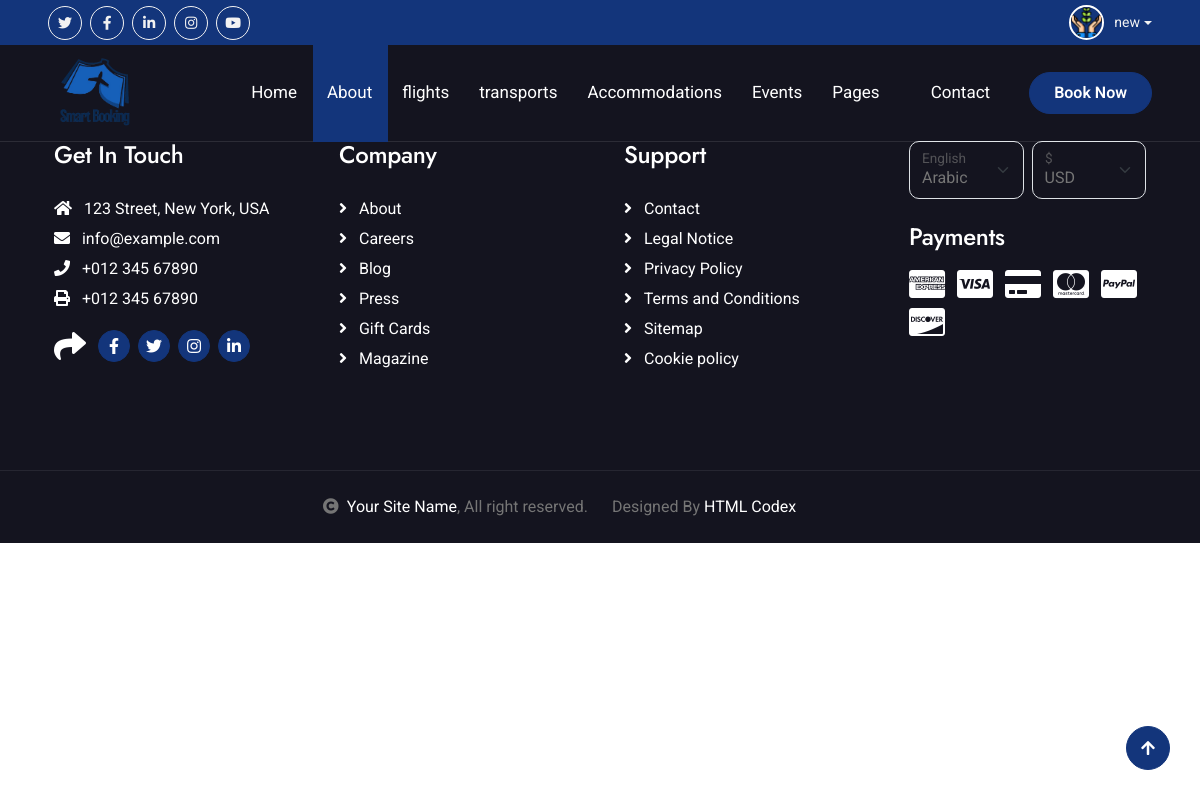
The app's page /front/base/ (signed in) with its own data.
### Person/models.py (models this page shows)
class Person(AbstractUser):
    cin = models.CharField(primary_key=True , max_length=10  , validators=[validateCin])
    email = models.EmailField("Email" , max_length=50)
    username = models.CharField(max_length=50 , unique = True)
    image = models.ImageField(null=True , upload_to="images/")
    location = models.CharField(max_length=50,default='Unknown')
    def __str__(self):
        return self.username
    class Meta:
        verbose_name= "Person"

### smartBooking_app/views.py (the view)
@login_required
def base(request, *args, **kwargs):
    return render(request , 'frontOffice/base.html')

### Templates/frontOffice/base.html (shortened to what this page needs)
<!DOCTYPE html>
{% load static %}
<html lang="en">
    <head>
        <link rel="stylesheet" href="https://use.fontawesome.com/releases/v5.15.4/css/all.css"/>
        <link href="https://cdn.jsdelivr.net/npm/bootstrap-icons@1.4.1/font/bootstrap-icons.css" rel="stylesheet">
        <link href="{% static 'frontOffice/lib/owlcarousel/assets/owl.carousel.min.css' %}" rel="stylesheet">
        <link href="{% static 'frontOffice/lib/lightbox/css/lightbox.min.css' %}" rel="stylesheet">
        <link rel="stylesheet" href="{% static 'backOffice/assets/css/theme.css' %}">
        <link href="{% static 'frontOffice/css/bootstrap.min.css' %}" rel="stylesheet">
        <link href="{% static 'frontOffice/css/style.css' %}" rel="stylesheet">
    </head>
    <body>
        <div class="container-fluid bg-primary px-5 d-none d-lg-block">
            <div class="row gx-0">
                <div class="col-lg-8 text-center text-lg-start mb-2 mb-lg-0">
                    <div class="d-inline-flex align-items-center" style="height: 45px;">
                        <a class="btn btn-sm btn-outline-light btn-sm-square rounded-circle me-2" href=""><i class="fab fa-twitter fw-normal"></i></a>
                        <a class="btn btn-sm btn-outline-light btn-sm-square rounded-circle me-2" href=""><i class="fab fa-facebook-f fw-normal"></i></a>
                        <a class="btn btn-sm btn-outline-light btn-sm-square rounded-circle me-2" href=""><i class="fab fa-linkedin-in fw-normal"></i></a>
                        <a class="btn btn-sm btn-outline-light btn-sm-square rounded-circle me-2" href=""><i class="fab fa-instagram fw-normal"></i></a>
                        <a class="btn btn-sm btn-outline-light btn-sm-square rounded-circle" href=""><i class="fab fa-youtube fw-normal"></i></a>
                    </div>
                </div>
                <div class="col-lg-4 text-center text-lg-end">
                    <div class="d-inline-flex align-items-center" style="height: 45px;">
                        {% if user.is_authenticated %}
                            <div class="dropdown">
                                    <a href="#" class="dropdown-toggle text-light d-flex align-items-center" data-bs-toggle="dropdown">
                                        <div class="rounded-circle overflow-hidden" style="width: 35px; height: 35px; border: 2px solid #fff; margin-right: 10px;">
                                            {% if user.image %}
                                            <img src="{{ user.image.url }}" alt="User Image" class="img-fluid" style="width: 100%; height: auto;">
                                            {% else %}
                                                <img src="{% static 'frontOffice/img/anonyme.avif' %}" alt="Default Image" class="img-fluid" style="width: 100%; height: auto;">
                                            {% endif %}
                                        </div>
                                        <small>{{ user }}</small>
                                    </a>
                            </div>
                        {% else %}
                            <a href="{% url 'front:register' %}"><small class="me-3 text-light"><i class="fa fa-user me-2"></i>Register</small></a>
                            <a href="{% url 'front:login' %}"><small class="me-3 text-light"><i class="fa fa-sign-in-alt me-2"></i>Login</small></a>
                        {% endif %}
                    </div>
                </div>
            </div>
        </div>
        {% if user.is_authenticated %}
            <div class="container-fluid position-relative p-0">
                <nav class="navbar navbar-expand-lg navbar-light px-4 px-lg-5 py-3 py-lg-0">
                    <a href="" class="navbar-brand p-0">
                        <img src="{% static 'backOffice/assets/images/brand/logo/logo.png' %}" alt="Smart Booking Logo" class="img-fluid"  style="max-height: 80px; width: auto;">
                    </a>
                    <div class="collapse navbar-collapse" id="navbarCollapse">
                        <div class="navbar-nav ms-auto py-0">
                            <a href="{% url 'front:indexF' %}" class="nav-item nav-link">Home</a>
                            <a href="{% url 'front:about' %}" class="nav-item nav-link active">About</a>
                                <a href="{% url 'front:services' %}" class="nav-item nav-link">flights</a>
                                <a href="{% url 'front:packages' %}" class="nav-item nav-link">transports</a>
                                <a href="{% url 'front:blog' %}" class="nav-item nav-link">Accommodations</a>
                                <a href="{% url 'front:gallery' %}" class="nav-item nav-link">Events</a>
                            <div class="nav-item dropdown">
                                <a href="#" class="nav-link dropdown-toggle" data-bs-toggle="dropdown">Pages</a>
                            </div>
                            <a href="{% url 'front:contact' %}" class="nav-item nav-link">Contact</a>
                        </div>
                        <a href="" class="btn btn-primary rounded-pill py-2 px-4 ms-lg-4">Book Now</a>
                    </div>
                </nav>
            </div>
        {% endif %}
        <div class="container-fluid footer py-5">
            <div class="container py-5">
                <div class="row g-5">
                    <div class="col-md-6 col-lg-6 col-xl-3">
                        <div class="footer-item d-flex flex-column">
                            <h4 class="mb-4 text-white">Get In Touch</h4>
                            <a href=""><i class="fas fa-home me-2"></i> 123 Street, New York, USA</a>
                            <a href=""><i class="fas fa-envelope me-2"></i> info@example.com</a>
                            <a href=""><i class="fas fa-phone me-2"></i> +012 345 67890</a>
                            <a href="" class="mb-3"><i class="fas fa-print me-2"></i> +012 345 67890</a>
                            <div class="d-flex align-items-center">
                                <i class="fas fa-share fa-2x text-white me-2"></i>
                                <a class="btn-square btn btn-primary rounded-circle mx-1" href=""><i class="fab fa-facebook-f"></i></a>
                                <a class="btn-square btn btn-primary rounded-circle mx-1" href=""><i class="fab fa-twitter"></i></a>
                                <a class="btn-square btn btn-primary rounded-circle mx-1" href=""><i class="fab fa-instagram"></i></a>
                                <a class="btn-square btn btn-primary rounded-circle mx-1" href=""><i class="fab fa-linkedin-in"></i></a>
                            </div>
                        </div>
                    </div>
                    <div class="col-md-6 col-lg-6 col-xl-3">
                        <div class="footer-item d-flex flex-column">
                            <h4 class="mb-4 text-white">Company</h4>
                            <a href=""><i class="fas fa-angle-right me-2"></i> About</a>
                            <a href=""><i class="fas fa-angle-right me-2"></i> Careers</a>
                            <a href=""><i class="fas fa-angle-right me-2"></i> Blog</a>
                            <a href=""><i class="fas fa-angle-right me-2"></i> Press</a>
                            <a href=""><i class="fas fa-angle-right me-2"></i> Gift Cards</a>
                            <a href=""><i class="fas fa-angle-right me-2"></i> Magazine</a>
                        </div>
                    </div>
                    <div class="col-md-6 col-lg-6 col-xl-3">
                        <div class="footer-item d-flex flex-column">
                            <h4 class="mb-4 text-white">Support</h4>
                            <a href=""><i class="fas fa-angle-right me-2"></i> Contact</a>
                            <a href=""><i class="fas fa-angle-right me-2"></i> Legal Notice</a>
                            <a href=""><i class="fas fa-angle-right me-2"></i> Privacy Policy</a>
                            <a href=""><i class="fas fa-angle-right me-2"></i> Terms and Conditions</a>
                            <a href=""><i class="fas fa-angle-right me-2"></i> Sitemap</a>
                            <a href=""><i class="fas fa-angle-right me-2"></i> Cookie policy</a>
                        </div>
                    </div>
                    <div class="col-md-6 col-lg-6 col-xl-3">
                        <div class="footer-item">
                            <div class="row gy-3 gx-2 mb-4">
                                <div class="col-xl-6">
                                    <form>
                                        <div class="form-floating">
                                            <select class="form-select bg-dark border" id="select1">
                                                <option value="1">Arabic</option>
                                            </select>
                                            <label for="select1">English</label>
                                        </div>
                                    </form>
                                </div>
                                <div class="col-xl-6">
                                    <form>
                                        <div class="form-floating">
                                            <select class="form-select bg-dark border" id="select1">
                                                <option value="1">USD</option>
                                            </select>
                                            <label for="select1">$</label>
                                        </div>
                                    </form>
                                </div>
                            </div>
                            <h4 class="text-white mb-3">Payments</h4>
                            <div class="footer-bank-card">
                                <a href="#" class="text-white me-2"><i class="fab fa-cc-amex fa-2x"></i></a>
                                <a href="#" class="text-white me-2"><i class="fab fa-cc-visa fa-2x"></i></a>
                                <a href="#" class="text-white me-2"><i class="fas fa-credit-card fa-2x"></i></a>
                                <a href="#" class="text-white me-2"><i class="fab fa-cc-mastercard fa-2x"></i></a>
                                <a href="#" class="text-white me-2"><i class="fab fa-cc-paypal fa-2x"></i></a>
                                <a href="#" class="text-white"><i class="fab fa-cc-discover fa-2x"></i></a>
                            </div>
                        </div>
                    </div>
                </div>
            </div>
        </div>
        <div class="container-fluid copyright text-body py-4">
            <div class="container">
                <div class="row g-4 align-items-center">
                    <div class="col-md-6 text-center text-md-end mb-md-0">
                        <i class="fas fa-copyright me-2"></i><a class="text-white" href="#">Your Site Name</a>, All right reserved.
                    </div>
                    <div class="col-md-6 text-center text-md-start">
                        Designed By <a class="text-white" href="https://htmlcodex.com">HTML Codex</a>
                    </div>
                </div>
            </div>
        </div>
        <a href="#" class="btn btn-primary btn-primary-outline-0 btn-md-square back-to-top"><i class="fa fa-arrow-up"></i></a>
    </body>
</html>

### static/frontOffice/css/style.css (style rules this page uses)
.back-to-top { position: fixed; right: 30px; bottom: 30px; display: flex; width: 45px; height: 45px; align-items: center; justify-content: center; transition: 0.5s; z-index: 99; }
.btn { font-weight: 600; transition: .5s; }
.btn-square { width: 32px; height: 32px; }
.btn-sm-square { width: 34px; height: 34px; }
.btn-md-square { width: 44px; height: 44px; }
.btn-square, .btn-sm-square, .btn-md-square, .btn-lg-square { padding: 0; display: flex; align-items: center; justify-content: center; font-weight: normal; border-radius: 50%; }
.btn.btn-primary { box-shadow: inset 0 0 0 0 var(--bs-primary); }
.navbar-light .navbar-nav .nav-link { font-family: 'Roboto', sans-serif; position: relative; padding: 35px 15px; color: var(--bs-white) !important; font-size: 17px; font-weight: 400; outline: none; transition: .5s; }
.navbar-light .navbar-nav .nav-link:hover, .navbar-light .navbar-nav .nav-link.active { color: var(--bs-white) !important; }
.navbar-light .navbar-brand img { max-height: 60px; transition: .5s; }
.navbar .dropdown-toggle::after { border: none; content: "\f107"; font-family: "Font Awesome 5 Free"; font-weight: 900; vertical-align: middle; margin-left: 8px; }
@media (min-width: 992px) { .navbar-light { position: absolute; width: 100%; top: 0; left: 0; border-bottom: 1px solid rgba(255, 255, 255, .1); z-index: 999; } }
@media (min-width: 992px) { .navbar-light .navbar-nav .nav-link::before { position: absolute; content: ""; width: 100%; height: 0; bottom: -1px; left: 0; background: var(--bs-primary); transition: .5s; z-index: -1; } }
@media (min-width: 992px) { .navbar-light .navbar-nav .nav-link:hover::before, .navbar-light .navbar-nav .nav-link.active::before { height: calc(100% + 1px); left: 1px; } }
.footer { background: var(--bs-dark); }
.footer .footer-item a { line-height: 30px; color: var(--bs-white); transition: 0.5s; }
.copyright { border-top: 1px solid rgba(255, 255, 255, 0.08); background: var(--bs-dark) !important; }

### records on screen
Person: image (picture), username "new"
